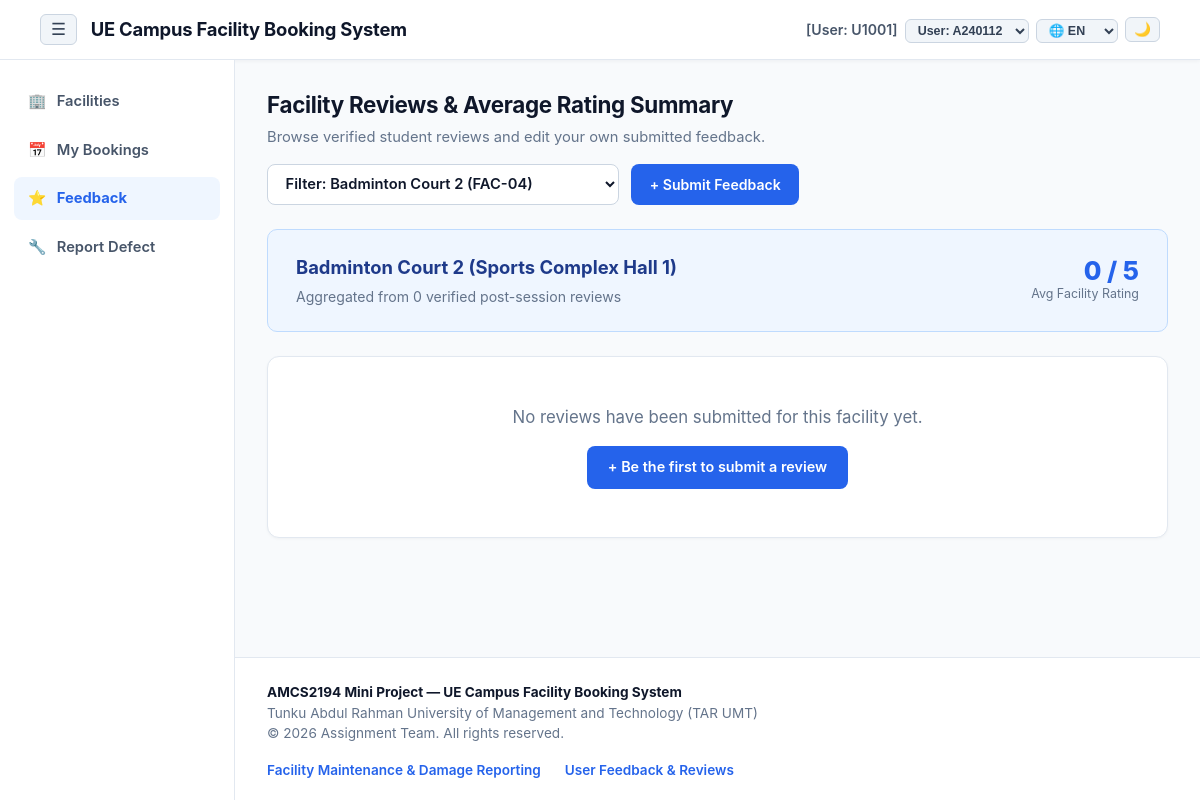
The page /modules/feedback/index.php on the database its author committed.
### tables this page shows
CREATE TABLE `user` (
  `UserID` varchar(10) NOT NULL,
  `FullName` varchar(100) NOT NULL,
  `CampusEmail` varchar(100) NOT NULL,
  `PhoneNo` varchar(15) NOT NULL,
  `UserRole` enum('Student','Staff','Admin','Technician') NOT NULL,
  `AccountStatus` enum('Active','Suspended','Inactive') DEFAULT 'Active',
  `BookingBanUntil` datetime DEFAULT NULL,
  `StrikeResetAt` datetime DEFAULT NULL,
  `PasswordHash` varchar(255) NOT NULL
);

CREATE TABLE `facility` (
  `FacilityID` varchar(10) NOT NULL,
  `FacilityName` varchar(100) NOT NULL,
  `Category` enum('Sports','Academic') NOT NULL,
  `LocationBlock` varchar(50) NOT NULL,
  `Capacity` int(11) NOT NULL,
  `AvailabilityStatus` enum('Available','Under Maintenance','Closed') DEFAULT 'Available'
);

### includes/i18n.php (called while the page is built, shortened)
<?php
class I18n {
    private static ?string $currentLang = null;
    public static function getLang(): string {
        if (self::$currentLang !== null) {
            return self::$currentLang;
        }
        $detected = self::detectBrowserLanguage();
        self::$currentLang = $detected;
        return $detected;
    }
    private static function detectBrowserLanguage(): string {
        $header = strtolower($_SERVER['HTTP_ACCEPT_LANGUAGE'] ?? '');
        $parts = explode(',', $header);
        foreach ($parts as $part) {
            $code = trim(explode(';', $part)[0]);
            if (str_starts_with($code, 'en')) {
                return 'en';
            }
        }
        return 'en';
    }
    public static function get(string $key): string {
        $lang = self::getLang();
        return self::$translations[$lang][$key] ?? self::$translations['en'][$key] ?? $key;
    }
}
function t(string $key): string {
    return I18n::get($key);
}

### includes/auth.php (called while the page is built, shortened)
<?php
require_once __DIR__ . '/db.php';
class AuthService {
    public static function setActiveUser(string $userId): bool {
        $db = getDB();
        $stmt = $db->prepare('SELECT UserID, FullName, CampusEmail, PhoneNo, UserRole, AccountStatus FROM user WHERE UserID = ?');
        $stmt->execute([$userId]);
        $user = $stmt->fetch();
        if ($user) {
            return true;
        }
        return false;
    }
    public static function getCurrentUser(): array {
        if (!isset($_SESSION['user'])) {
            if (!self::setActiveUser('A240112')) {
                self::setActiveUser('U1001');
            }
        }
        return $_SESSION['user'];
    }
}

### includes/db.php (called while the page is built, shortened)
<?php
class Database {
    private static ?PDO $instance = null;
    public static function getConnection(): PDO {
        if (self::$instance === null) {
            $dsn = sprintf(
                'mysql:host=%s;port=%s;dbname=%s;charset=%s',
                self::DB_HOST,
                self::DB_PORT,
                self::DB_NAME,
                self::DB_CHARSET
            );
            $options = [
                PDO::ATTR_ERRMODE            => PDO::ERRMODE_EXCEPTION,
                PDO::ATTR_DEFAULT_FETCH_MODE => PDO::FETCH_ASSOC,
                PDO::ATTR_EMULATE_PREPARES   => false,
            ];
            try {
                self::$instance = new PDO($dsn, self::DB_USER, self::DB_PASS, $options);
            } catch (PDOException $e) {
                error_log('Database Connection Error: ' . $e->getMessage());
                die('Database connection failed. Please ensure the MariaDB service in XAMPP is running.');
            }
        }
        return self::$instance;
    }
}
function getDB(): PDO {
    return Database::getConnection();
}

### services/FeedbackService.php (called while the page is built, shortened)
<?php
require_once __DIR__ . '/../includes/db.php';
class FeedbackService {
    private PDO $db;
    public function __construct() {
        $this->db = getDB();
    }
    public function getFacilityRatingsSummary(): array {
        $sql = "SELECT f.FacilityID, f.FacilityName, f.Category, f.LocationBlock, f.AvailabilityStatus,
                       COUNT(fb.FeedbackID) AS TotalReviews,
                       ROUND(AVG(fb.CleanlinessRating), 2) AS AvgCleanliness,
                       ROUND(AVG(fb.ConditionRating), 2) AS AvgCondition,
                       ROUND(AVG(fb.OverallScore), 2) AS AvgOverallScore
                FROM facility f
                LEFT JOIN booking b ON f.FacilityID = b.FacilityID
                LEFT JOIN feedback fb ON b.BookingID = fb.BookingID
                GROUP BY f.FacilityID, f.FacilityName, f.Category, f.LocationBlock, f.AvailabilityStatus
                ORDER BY AvgOverallScore DESC, TotalReviews DESC";
        $stmt = $this->db->query($sql);
        return $stmt->fetchAll();
    }
}

### modules/feedback/index.php (the view, shortened to what this page needs)
<?php
require_once __DIR__ . '/../../includes/auth.php';
require_once __DIR__ . '/../../services/FeedbackService.php';
$activeNav = 'feedback';
$service = new FeedbackService();
$currentUser = AuthService::getCurrentUser();
$selectedFacilityId = $_GET['facility_id'] ?? 'FAC-04';
$summaries = $service->getFacilityRatingsSummary();
$filters = [];
if (!empty($selectedFacilityId) && $selectedFacilityId !== 'ALL') {
    $filters['facility_id'] = $selectedFacilityId;
}
$reviews = $service->getReviews($filters);
$activeSummary = null;
if ($selectedFacilityId === 'ALL') {
    $displayFacilityName = 'All Campus Facilities';
    $reviewCount = count($reviews);
    if ($reviewCount > 0) {
        $sum = array_sum(array_map(fn($r) => (float)$r['OverallScore'], $reviews));
        $avgOverall = rtrim(rtrim(number_format(round($sum / $reviewCount, 2), 2, '.', ''), '0'), '.');
    } else {
        $avgOverall = '0';
    }
} else {
    foreach ($summaries as $s) {
        if ($s['FacilityID'] === $selectedFacilityId) {
            $activeSummary = $s;
            break;
        }
    }
    $displayFacilityName = $activeSummary ? $activeSummary['FacilityName'] . ' (' . $activeSummary['LocationBlock'] . ')' : 'Discussion Room B2 (Library Block B)';
    $reviewCount = $activeSummary ? (int)$activeSummary['TotalReviews'] : 0;
    $avgOverall = $activeSummary && $activeSummary['AvgOverallScore'] !== null
        ? rtrim(rtrim(number_format((float)$activeSummary['AvgOverallScore'], 2, '.', ''), '0'), '.')
        : '0';
}
require_once __DIR__ . '/../../includes/header.php';
?>
<div class="page-header-row">
    <div>
        <h1 class="page-title"><?= htmlspecialchars(t('fb_title')) ?></h1>
        <p class="page-subtitle"><?= htmlspecialchars(t('fb_sub')) ?></p>
    </div>
    <div style="display: flex; gap: 0.75rem; align-items: center; flex-wrap: wrap;">
        <form method="GET" id="facilityFilterForm" style="margin: 0;">
            <select name="facility_id" class="form-select" onchange="this.form.submit()" style="font-weight: 600; min-width: 290px; cursor: pointer; padding: 0.6rem 0.85rem;">
                <?php foreach ($summaries as $fac): ?>
                    <option value="<?= htmlspecialchars($fac['FacilityID']) ?>" <?= $selectedFacilityId === $fac['FacilityID'] ? 'selected' : '' ?>>
                        Filter: <?= htmlspecialchars($fac['FacilityName']) ?> (<?= htmlspecialchars($fac['FacilityID']) ?>)
                    </option>
                <?php endforeach; ?>
            </select>
        </form>
        <?php if ($isAdmin): ?>
            <a href="edit.php" class="btn btn-outline-blue" style="padding: 0.55rem 1rem; font-size: 0.88rem;">
                <?= htmlspecialchars(t('btn_admin_mod')) ?>
            </a>
        <?php else: ?>
            <a href="completed.php" class="btn btn-primary-blue" style="padding: 0.55rem 1.1rem; font-size: 0.88rem;">
                <?= htmlspecialchars(t('btn_submit_feedback')) ?>
            </a>
        <?php endif; ?>
    </div>
</div>
<div class="facility-summary-box">
    <div>
        <div class="facility-summary-title"><?= htmlspecialchars($displayFacilityName) ?></div>
        <div style="color: #64748b; font-size: 0.88rem; margin-top: 0.15rem;">
            Aggregated from <?= $reviewCount ?> verified post-session reviews
        </div>
    </div>
    <div class="facility-summary-scores">
        <div class="score-col">
            <div class="score-num-blue"><?= htmlspecialchars((string)$avgOverall) ?> / 5</div>
            <div class="score-label"><?= htmlspecialchars(t('avg_rating_label')) ?></div>
        </div>
    </div>
</div>
<?php if (empty($reviews)): ?>
    <div class="ui-card" style="text-align: center; padding: 3rem 1.5rem; color: var(--text-muted);">
        <p style="font-size: 1.05rem; margin-bottom: 1rem;">No reviews have been submitted for this facility yet.</p>
        <a href="completed.php" class="btn btn-primary-blue">+ Be the first to submit a review</a>
    </div>
<?php endif; ?>
<?php require_once __DIR__ . '/../../includes/footer.php'; ?>

### includes/header.php (shortened to what this page needs)
<?php
require_once __DIR__ . '/auth.php';
require_once __DIR__ . '/i18n.php';
$currentLang = I18n::getLang();
$currentUser = AuthService::getCurrentUser();
$scriptName = $_SERVER['SCRIPT_NAME'] ?? '';
$pos = strpos($scriptName, '/UE-Campus-Facility-System');
if ($pos !== false) {
    $baseUrl = '/UE-Campus-Facility-System/';
} else {
    $baseUrl = '/';
}
$isAdmin      = ($currentUser['UserRole'] ?? '') === 'Admin';
$isTechnician = ($currentUser['UserRole'] ?? '') === 'Technician';
?>
<!DOCTYPE html>
<html lang="en">
<head>
    <link rel="stylesheet" href="<?= $baseUrl ?>assets/css/style.css">
</head>
<body>
<header class="navbar-top">
    <div class="nav-container" style="max-width: 100%; padding: 0;">
        <div style="display: flex; align-items: center; gap: 0.85rem;">
            <button type="button" id="sidebarToggleBtn" onclick="toggleUeSidebar()" class="theme-toggle-btn" title="<?= htmlspecialchars(t('sidebar_toggle')) ?>" style="font-size: 1.05rem; padding: 4px 10px;">
                &#9776;
            </button>
            <a href="<?= $isTechnician ? $baseUrl . 'modules/maintenance/index.php' : $baseUrl . 'index.php' ?>" class="brand-title">
                <?= htmlspecialchars(t('brand_title')) ?>
            </a>
        </div>
        <div style="display: flex; align-items: center; gap: 0.45rem; flex-wrap: wrap;">
            <span class="user-badge-text">
                <?php
                    $rolePrefix = $isAdmin ? 'Admin' : ($isTechnician ? 'Tech' : 'User');
                    echo '[' . $rolePrefix . ': ' . htmlspecialchars($currentUser['UserID']) . ']';
                ?>
            </span>
            <form method="GET" style="margin: 0; display: inline;">
                <select name="switch_user" onchange="this.form.submit()" class="nav-select-compact" title="Toggle persona for testing">
                    <option value="A240112" <?= $currentUser['UserID'] === 'A240112' ? 'selected' : '' ?>>User: A240112</option>
                </select>
            </form>
            <form method="GET" style="margin: 0; display: inline;">
                <select name="lang" onchange="this.form.submit()" class="nav-select-compact" title="<?= htmlspecialchars(t('lang_label')) ?>">
                    <option value="en" <?= $currentLang === 'en' ? 'selected' : '' ?>>🌐 EN</option>
                </select>
            </form>
            <button type="button" id="themeToggleBtn" onclick="toggleUeTheme()" class="theme-toggle-btn" title="<?= htmlspecialchars(t('theme_toggle')) ?>">
            </button>
        </div>
    </div>
</header>
<div class="app-shell">
    <aside id="appSidebar" class="app-sidebar">
        <nav class="sidebar-nav">
            <?php if ($isTechnician): ?>
                <a href="<?= $baseUrl ?>modules/maintenance/index.php" class="sidebar-link <?= $activeNav === 'maintenance' ? 'active' : '' ?>">
                    <span>&#128295;</span> <?= htmlspecialchars(t('nav_maintenance')) ?>
                </a>
            <?php else: ?>
                <a href="<?= $baseUrl ?>index.php" class="sidebar-link <?= $activeNav === 'facilities' ? 'active' : '' ?>">
                    <span>&#127970;</span> <?= htmlspecialchars(t('nav_facilities')) ?>
                </a>
                <a href="<?= $baseUrl ?>my_bookings.php" class="sidebar-link <?= $activeNav === 'bookings' ? 'active' : '' ?>">
                    <span>&#128197;</span> <?= htmlspecialchars(t('nav_my_bookings')) ?>
                </a>
                <a href="<?= $baseUrl ?>modules/feedback/index.php" class="sidebar-link <?= $activeNav === 'feedback' ? 'active' : '' ?>">
                    <span>&#11088;</span> <?= htmlspecialchars(t('nav_feedback')) ?>
                </a>
                <a href="<?= $baseUrl ?>modules/maintenance/report.php" class="sidebar-link <?= $activeNav === 'report_defect' ? 'active' : '' ?>">
                    <span>&#128295;</span> <?= htmlspecialchars(t('nav_report_defect')) ?>
                </a>
            <?php endif; ?>
        </nav>
    </aside>
    <div class="app-content">
        <main class="main-wrapper">

### rows shown on the page
user: UserRole "User", UserID "U1001"
facility: displayFacilityName "Badminton Court 2 (Sports Complex Hall 1)"

### other values the page prints
t('brand_title') "UE Campus Facility Booking System"
t('nav_facilities') "Facilities"
t('nav_my_bookings') "My Bookings"
t('nav_feedback') "Feedback"
t('nav_report_defect') "Report Defect"
t('fb_title') "Facility Reviews & Average Rating Summary"
t('fb_sub') "Browse verified student reviews and edit your own submitted feedback."
t('btn_submit_feedback') "+ Submit Feedback"
$reviewCount "0"
$avgOverall "0"
t('avg_rating_label') "Avg Facility Rating"
t('footer_maint') "Facility Maintenance & Damage Reporting"
t('footer_fb') "User Feedback & Reviews"
